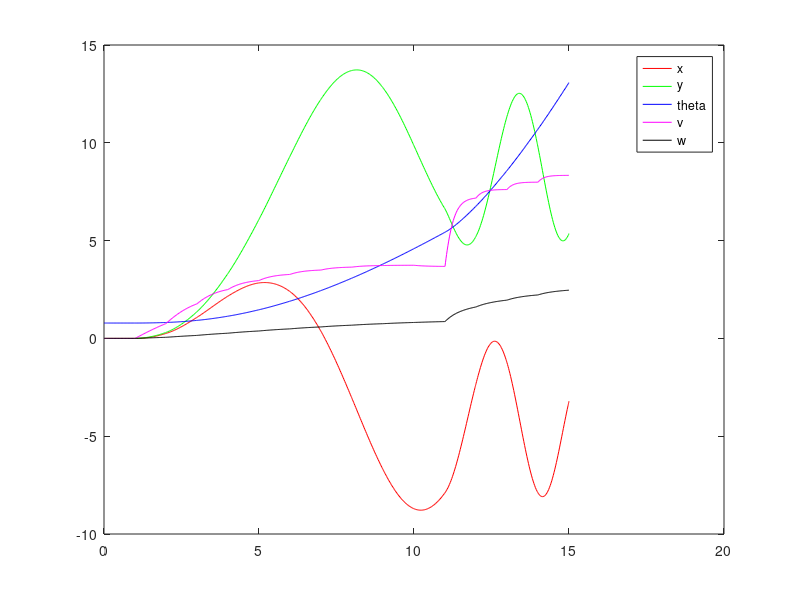

Source code (MATLAB):

function main

global p1 p2 p3 p4 p5 p6 p7 p8 p9 p10 p11 ...
       a_tw psi_tw delta_s delta_r Wc_aw Wp_aw gs gr % x y theta v w

% model 
p1 = 0.03
p2 = 40
p3 = 60
p4 = 200
p5 = 1500
p6 = 0.5
p7 = 0.5
p8 = 2
p9 = 120
p10 = 400
p11 = 0.2

% time 
tspan = [0 1];

% intial conditions
x = 0
y = 0
theta = pi/4 
v = 0
w = 0

Z_init = [x y theta v w]

% input parameters
% wind
a_tw = 0
psi_tw = pi * 3/4

% rudder and sail angle
delta_s = pi/4                                         
delta_r = -pi/4                                        

% computed parameters
%actual wind
Wc_aw = [(a_tw * cos(psi_tw - theta) - v); ...
         (a_tw * sin(psi_tw - theta))]

Wp_aw = [hypot(Wc_aw(2,:), Wc_aw(1,:)); ...
         atan2(Wc_aw(2,:), Wc_aw(1,:))]  
     
a_aw = Wp_aw(1,:);
psi_aw = Wp_aw(2,:);

% force on sail and rudder     
gs = -p4 * a_aw * sin(delta_s - psi_aw)     
gr = -sign(psi_aw) * min(abs(pi - abs(psi_aw)), abs(delta_s)) 

for j = 1:15

    [t,z] = ode45(@(t,Z) sailboat(t,Z), tspan, Z_init);

%     plot(t,z(:,1),'r-o',t,z(:,2),'g-d', ...
%         t,z(:,3),'b-s',t,z(:,4),'m-^',t,z(:,5),'k-*')
    plot(t,z(:,1),'r',t,z(:,2),'g', ...
        t,z(:,3),'b',t,z(:,4),'m',t,z(:,5),'k')
    hold on
    
    % update initial conditions for next iteration: x y theta v w
    for i=1:5
        Z_init(i) = z(end,i);
    end
    
    % update tspan
    tspan = tspan + 1;
    
    % CONTROLLER                    % todo!
    % update sail and rudder angle
    delta_s = delta_s + 0.05
    delta_r = delta_r + 0.1
    
    % update wind angle and magnitude
    
    a_tw = abs(a_tw) + 1
    psi_tw = abs(psi_tw) 
    
    if (j > 10)
        psi_tw = -1 * psi_tw
    end
    
    % re-compute parameters
    Wc_aw = [(a_tw * cos(psi_tw - theta) - v); ...
         (a_tw * sin(psi_tw - theta))]

    Wp_aw = [hypot(Wc_aw(2,:), Wc_aw(1,:)); ...
         atan2(Wc_aw(2,:), Wc_aw(1,:))] 
     
    a_aw = Wp_aw(1,:);    
    psi_aw = Wp_aw(2,:);     
    gs = -p4 * a_aw * sin(delta_s - psi_aw);     
    gr = -sign(psi_aw) * min(abs(pi - abs(psi_aw)), abs(delta_s));  
    
    
        
    
end

legend('x', 'y', 'theta', 'v', 'w')

function dZdt = sailboat(t,Z)

global p1 p2 p3 p4 p5 p6 p7 p8 p9 p10 p11 ...
       a_tw psi_tw delta_s delta_r Wc_aw Wp_aw gs gr % x y theta v w

dZdt = [ ...
        % x
        Z(4) * cos(Z(3)) + p1 * a_tw * cos(psi_tw); ...
        % y
        Z(4) * sin(Z(3)) + p1 * a_tw * sin(psi_tw); ...
        % theta
        Z(5); ...
        % v
        (gs * sin(delta_s) - gr * p11 * sin(delta_r) - p2 * Z(4)^2) / p9; ...
        % w
        (gs * (p6 - p7 * cos(delta_s)) - gr * p8 * cos(delta_r) - p3 ...
           * Z(5) * Z(4)) / p10; ...
        ];

% convert variable name to string
% source: http://stackoverflow.com/questions/11453165/matlab-get-string-containing-variable-name
% function out = varname(var)
%   out = inputname(1);
%   
% function out = legend_from_array(vals)
%       len = length(vals)
%       legendCell = [zeros(1,len)]
%       for j = 1:len
%           legendCell(j) %= inputname(vals(j))
%           vals(j)
%           inputname(vals(j))
%       end          

% function out = varname(var)
%   out = inputname(1);
